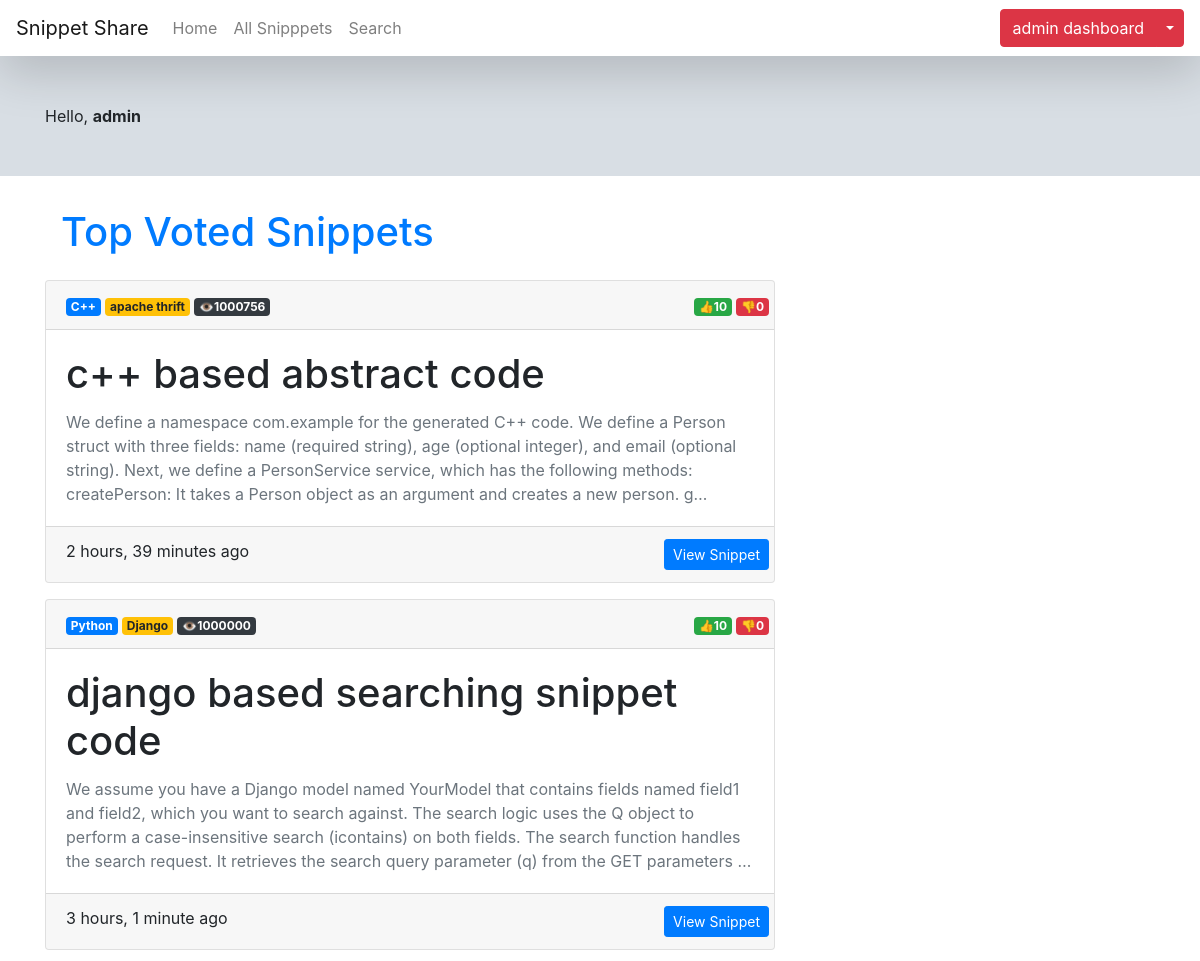
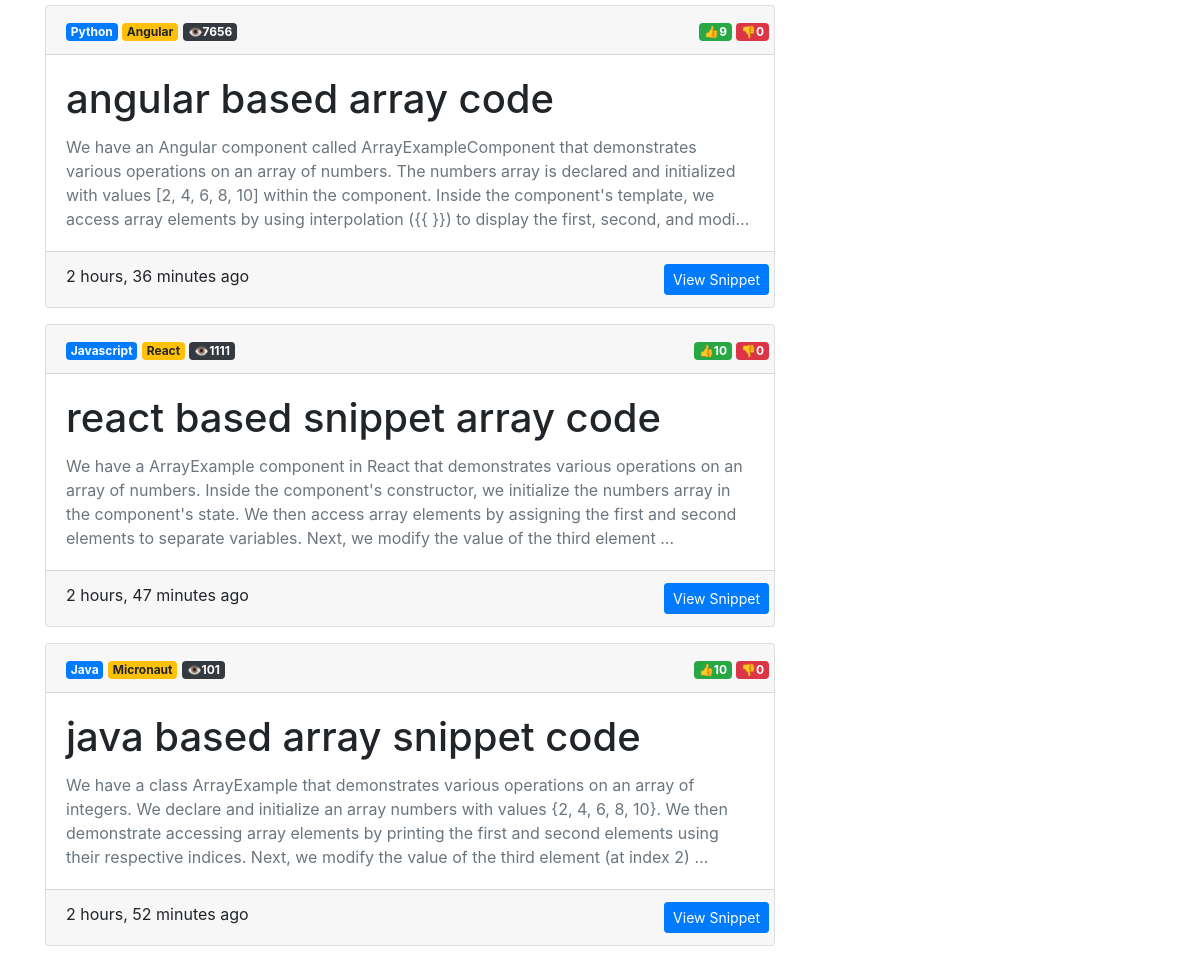
The app's page /snippets/ (signed in) with its own data (2 pictures, top to bottom).
### snippets/models.py (models this page shows, shortened)
class Snippet(models.Model):
    title = models.CharField(max_length=100)
    code = models.TextField()
    description = models.TextField()
    language = models.ForeignKey(Language, on_delete=models.CASCADE)
    framework = models.ForeignKey(Framework, on_delete=models.CASCADE)
    user = models.ForeignKey(User, on_delete=models.CASCADE)
    created_on = models.DateTimeField(auto_now_add=True)
    updated_on = models.DateTimeField(auto_now=True)
    upvotes = models.IntegerField(default=0)
    downvotes = models.IntegerField(default=0)
    views = models.IntegerField(default=0)
    visible = models.BooleanField(default=True)

class Language(models.Model):
    name = models.CharField(max_length=100)
    date_created = models.DateTimeField(auto_now_add=True)
    def __str__(self):
        return self.name

class Framework(models.Model):
    name = models.CharField(max_length=100)
    date_created = models.DateTimeField(auto_now_add=True)
    language = models.ForeignKey(Language, on_delete=models.CASCADE)
    def __str__(self):
        return self.name

### snippets/views.py (the view)
# urls.py: path('',index,name='home')
@login_required
def index(request):
    snippets = Snippet.objects.all().order_by('-views')[:10]
    languages = Language.objects.all()
    frameworks = Framework.objects.all()
    context = {
        'snippets': snippets,
        'languages': languages,
        'frameworks': frameworks
    }
    return render(request, 'snippets/index.html', context)

### templates/snippets/index.html (shortened to what this page needs)
{% extends 'layout/base.html' %}
{% load static %}
{% load crispy_forms_tags %}
{% block content %}
<div class="container-fluid wrapper">
    <div class="row">
        <div class="col-12">
            <div class="container">
                <div class="row my-5">
                    <div class="col">
                        Hello, <b>{{ user.username|default:'Guest' }} </b>
                    </div>
                </div>
            </div>
        </div>
    </div>
</div>
<div class="container">
    <div class="row my-3">
        <div class="col-md-8">
            <h1 class="p-3 text-primary">Top Voted Snippets</h1>
            {% for snip in snippets %}
            <div class="card mb-3">
                <div class="card-header">
                    <div class="row">
                        <div class="col">
                            <span class="badge badge-primary">{{snip.language}}</span>
                            <span class="badge badge-warning">{{snip.framework}}</span>
                            <span class="badge badge-dark">👁️{{snip.views}}</span>
                        </div>
                        <div class="">
                            <span class="badge badge-success">👍{{snip.upvotes}}</span>
                            <span class="badge badge-danger">👎{{snip.downvotes}}</span>
                        </div>
                    </div>
                </div>
                <div class="card-body">
                    <h1 class="card-title">{{snip.title}}</h1>
                    <p class="card-text text-muted">
                        {{snip.description|capfirst|truncatechars:350}}
                    </p>
                </div>
                <div class="card-footer">
                    <div class="row">
                        <div class="col me-auto">
                            {{snip.created_on|timesince}} ago
                        </div>
                        <div class="">
                            <a href="{% url 'snippet_detail' snip.id %}" class="btn btn-primary btn-sm">View Snippet</a>
                        </div>
                    </div>
                </div>
            </div>
            {% endfor %}
        </div>
        <div class="col-md-4">
        </div>
    </div>
</div>
{% endblock content %}

### templates/includes/navigation.html (shortened to what this page needs)
<nav class="navbar navbar-expand-lg navbar-light shadow-lg" style="background-color: rgba(255, 255, 255, 0.144);">
    <a class="navbar-brand" href="/">Snippet Share</a>
    <div class="collapse navbar-collapse" id="navbarNavDropdown">
        <ul class="navbar-nav">
            <li class="nav-item">
                <a class="nav-link" href="{% url 'home' %}">Home <span class="sr-only">(current)</span></a>
            </li>
            <li class="nav-item">
                <a class="nav-link" href="{% url 'snippet_list' %}">All Snipppets</a>
            </li>
            <li class="nav-item">
                <a class="nav-link" href="{% url 'snippet_list' %}">Search</a>
            </li>
        </ul>
        <div class="ml-md-auto">
            {% if user.is_authenticated  %}
            <div class="btn-group">
                <a class="btn btn-danger" href="{% url 'dashboard' %}">{{user.username}} dashboard</a>
                <button type="button" class="btn btn-danger dropdown-toggle dropdown-toggle-split" data-toggle="dropdown" aria-haspopup="true" aria-expanded="false">
                </button>
            </div>
            {% else %}
            <a class="btn btn-warning nav-link " href="{% url 'login' %}"><i class="fa fa-user-circle" aria-hidden="true"></i> Sign In</a>
            {% endif %}
        </div>
    </div>
</nav>

### records on screen
Snippet: language "C++", framework "apache thrift", views "1000756", upvotes "10", downvotes "0", title "c++ based abstract code", description "We define a namespace com.example for the generated C++ code. We define a Person struct with three fields: name (required string), age (optional integer), and email (optional string). Next, we define a PersonService service, which has the following methods: createPerson: It takes a Person object as an argument and creates a new person. g…", created_on "2 hours, 39 minutes"
Snippet: language "Python", framework "Django", views "1000000", upvotes "10", downvotes "0", title "django based searching snippet code", description "We assume you have a Django model named YourModel that contains fields named field1 and field2, which you want to search against. The search logic uses the Q object to perform a case-insensitive search (icontains) on both fields. The search function handles the search request. It retrieves the search query parameter (q) from the GET parameters …", created_on "3 hours, 1 minute"
Snippet: language "Python", framework "Angular", views "7656", upvotes "9", downvotes "0", title "angular based array code", description "We have an Angular component called ArrayExampleComponent that demonstrates various operations on an array of numbers. The numbers array is declared and initialized with values [2, 4, 6, 8, 10] within the component. Inside the component's template, we access array elements by using interpolation ({{ }}) to display the first, second, and modi…", created_on "2 hours, 36 minutes"
Snippet: language "Javascript", framework "React", views "1111", upvotes "10", downvotes "0", title "react based snippet array code", description "We have a ArrayExample component in React that demonstrates various operations on an array of numbers. Inside the component's constructor, we initialize the numbers array in the component's state. We then access array elements by assigning the first and second elements to separate variables. Next, we modify the value of the third element …", created_on "2 hours, 47 minutes"
Snippet: language "Java", framework "Micronaut", views "101", upvotes "10", downvotes "0", title "java based array snippet code", description "We have a class ArrayExample that demonstrates various operations on an array of integers. We declare and initialize an array numbers with values {2, 4, 6, 8, 10}. We then demonstrate accessing array elements by printing the first and second elements using their respective indices. Next, we modify the value of the third element (at index 2) …", created_on "2 hours, 52 minutes"

### other values on screen
{{ user.username }} "admin"
{{ user.username|default:'Guest' }} "admin"
